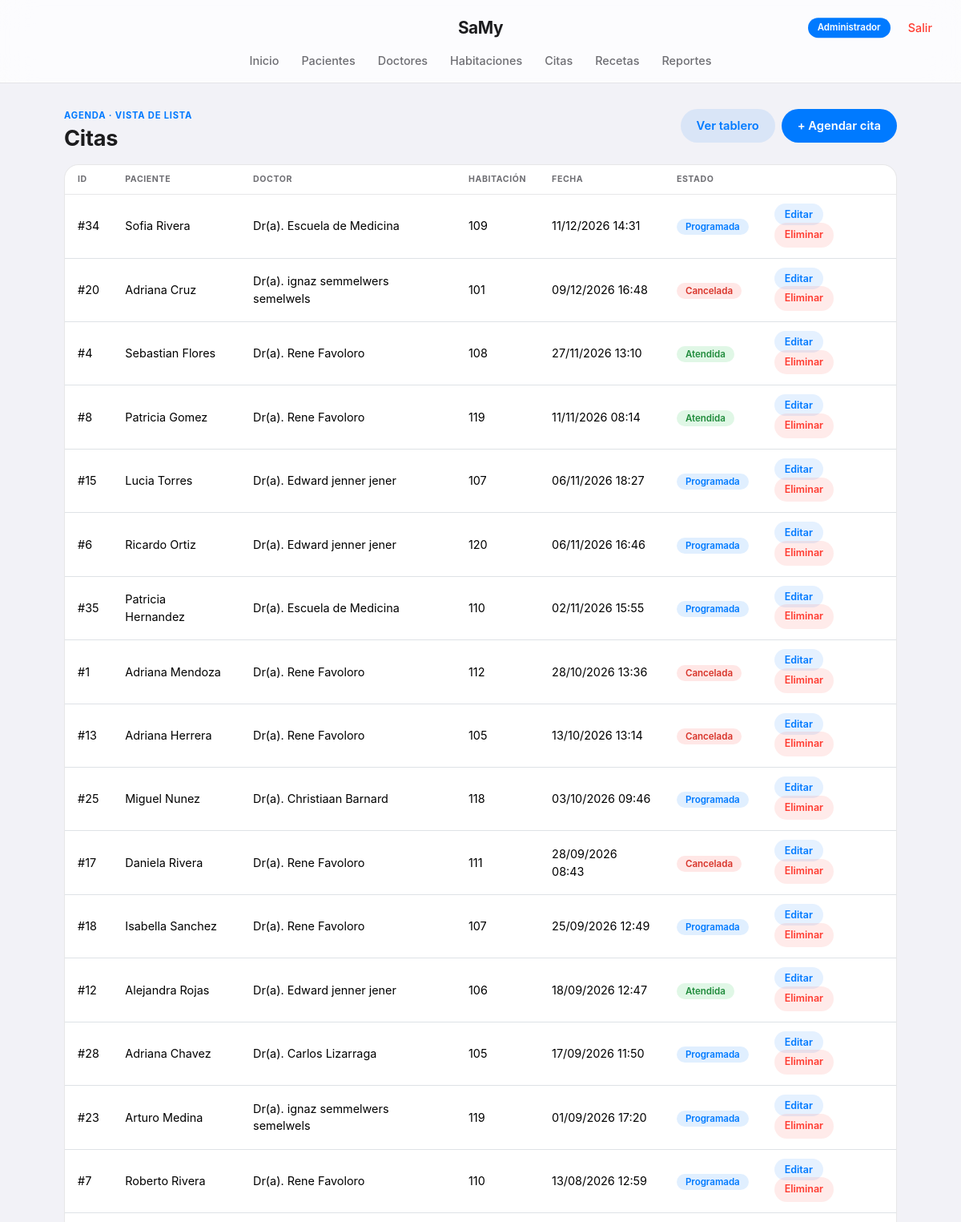
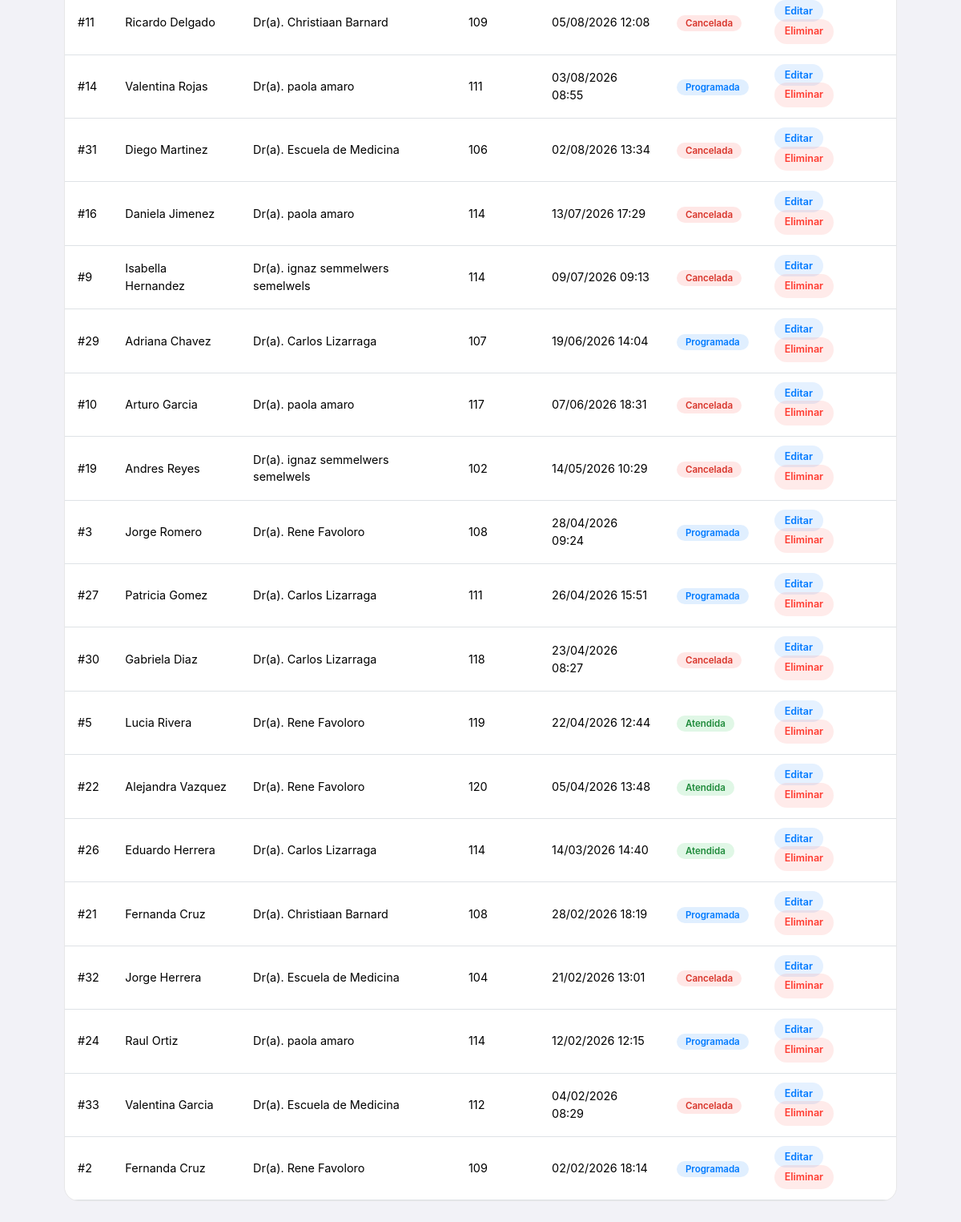
The app's page /citas/listar.php (signed in) with its own data (2 pictures, top to bottom).
### tables this page shows
CREATE TABLE `citas` (
  `id_cita` int(11) NOT NULL,
  `id_paciente` int(11) NOT NULL,
  `id_doctor` int(11) NOT NULL,
  `id_habitacion` int(11) NOT NULL,
  `fecha_cita` datetime NOT NULL,
  `motivo` varchar(150) DEFAULT NULL,
  `estado` enum('Programada','Atendida','Cancelada') NOT NULL DEFAULT 'Programada'
);

CREATE TABLE `pacientes` (
  `id_paciente` int(11) NOT NULL,
  `nombre` varchar(60) NOT NULL,
  `apellido` varchar(60) NOT NULL,
  `fecha_nacimiento` date NOT NULL,
  `sexo` enum('M','F','Otro') NOT NULL,
  `telefono` varchar(15) DEFAULT NULL,
  `direccion` varchar(150) DEFAULT NULL,
  `tipo_sangre` varchar(5) DEFAULT NULL,
  `fecha_registro` timestamp NOT NULL DEFAULT current_timestamp()
);

CREATE TABLE `doctores` (
  `id_doctor` int(11) NOT NULL,
  `nombre` varchar(60) NOT NULL,
  `apellido` varchar(60) NOT NULL,
  `especialidad` varchar(60) DEFAULT NULL,
  `telefono` varchar(15) DEFAULT NULL,
  `cedula_prof` varchar(20) DEFAULT NULL
);

CREATE TABLE `habitaciones` (
  `id_habitacion` int(11) NOT NULL,
  `numero` varchar(10) NOT NULL,
  `tipo` enum('General','Privada','Terapia Intensiva','Urgencias') NOT NULL,
  `estado` enum('Disponible','Ocupada','Mantenimiento') NOT NULL DEFAULT 'Disponible'
);

### config.php (called while the page is built, shortened)
<?php
function esAdmin() {
    return isset($_SESSION['usuario_rol']) && $_SESSION['usuario_rol'] === 'Administrador';
}
?>

### citas/listar.php (the view, shortened to what this page needs)
<?php
require '../config.php';
$raiz = '../';
$sql = "SELECT c.id_cita, c.fecha_cita, c.motivo, c.estado,
               p.nombre AS p_nombre, p.apellido AS p_apellido,
               d.nombre AS d_nombre, d.apellido AS d_apellido,
               h.numero AS hab_numero
        FROM citas c
        INNER JOIN pacientes p ON c.id_paciente = p.id_paciente
        INNER JOIN doctores d ON c.id_doctor = d.id_doctor
        INNER JOIN habitaciones h ON c.id_habitacion = h.id_habitacion
        ORDER BY c.fecha_cita DESC";
$resultado = $conn->query($sql);
$total = $resultado->num_rows;
function pillCita($estado) {
    $map = ['Programada'=>'pill-azul', 'Atendida'=>'pill-verde', 'Cancelada'=>'pill-rojo'];
    return $map[$estado] ?? 'pill-azul';
}
?>
<!DOCTYPE html>
<html lang="es">
<head>
  <link href="https://cdn.jsdelivr.net/npm/bootstrap@5.3.3/dist/css/bootstrap.min.css" rel="stylesheet">
  <link rel="stylesheet" href="../css/style.css">
</head>
<body>
  <?php include '../includes/nav.php'; ?>
  <div class="page-wrap">
    <div class="d-flex justify-content-between align-items-start flex-wrap gap-2 mb-3">
      <div><div class="eyebrow">Agenda · vista de lista</div><h1 class="page-title mb-0">Citas</h1></div>
      <div class="d-flex gap-2">
        <a href="tablero.php" class="btn btn-samy-outline">Ver tablero</a>
        <a href="crear.php" class="btn btn-samy">+ Agendar cita</a>
      </div>
    </div>
    <div class="tabla-envoltorio">
      <table class="table tabla-samy mb-0">
        <thead><tr><th>ID</th><th>Paciente</th><th>Doctor</th><th>Habitación</th><th>Fecha</th><th>Estado</th><th></th></tr></thead>
        <tbody>
        <?php if ($total===0): ?>
          <tr><td colspan="7" class="text-center text-muted py-4">No hay citas registradas.</td></tr>
        <?php else: while($c=$resultado->fetch_assoc()): ?>
          <tr>
            <td>#<?= $c['id_cita'] ?></td>
            <td><?= htmlspecialchars($c['p_nombre'].' '.$c['p_apellido']) ?></td>
            <td>Dr(a). <?= htmlspecialchars($c['d_nombre'].' '.$c['d_apellido']) ?></td>
            <td><?= htmlspecialchars($c['hab_numero']) ?></td>
            <td><?= htmlspecialchars(date('d/m/Y H:i', strtotime($c['fecha_cita']))) ?></td>
            <td><span class="pill <?= pillCita($c['estado']) ?>"><?= htmlspecialchars($c['estado']) ?></span></td>
            <td>
              <?php if (esAdmin()): ?>
              <a class="mini-accion mini-editar" href="editar.php?id=<?= $c['id_cita'] ?>">Editar</a>
              <form action="eliminar.php" method="POST" class="d-inline" onsubmit="return confirm('¿Eliminar esta cita?');">
                <button class="mini-accion mini-eliminar">Eliminar</button>
              </form>
              <?php else: ?>
                <span class="text-muted small">—</span>
              <?php endif; ?>
            </td>
          </tr>
        <?php endwhile; endif; ?>
        </tbody>
      </table>
    </div>
  </div>
</body>
</html>

### includes/nav.php (shortened to what this page needs)
<?php $rolActual = $_SESSION['usuario_rol'] ?? ''; ?>
<nav class="navbar navbar-expand-lg navbar-samy">
  <div class="container-fluid px-4">
    <div class="nav-fila-logo">
      <a class="navbar-brand navbar-brand-centrado" href="<?= $raiz ?>index.php">SaMy</a>
      <div class="nav-esquina">
        <span class="badge-rol"><?= htmlspecialchars($rolActual) ?></span>
        <a class="nav-link nav-salir" href="<?= $raiz ?>logout.php">Salir</a>
      </div>
    </div>
    <div class="collapse navbar-collapse justify-content-center" id="navMenu">
      <ul class="navbar-nav nav-links-centradas align-items-lg-center">
        <li class="nav-item"><a class="nav-link" href="<?= $raiz ?>index.php">Inicio</a></li>
        <li class="nav-item"><a class="nav-link" href="<?= $raiz ?>pacientes/listar.php">Pacientes</a></li>
        <?php if ($rolActual === 'Administrador'): ?>
          <li class="nav-item"><a class="nav-link" href="<?= $raiz ?>doctores/listar.php">Doctores</a></li>
          <li class="nav-item"><a class="nav-link" href="<?= $raiz ?>habitaciones/listar.php">Habitaciones</a></li>
        <?php endif; ?>
        <li class="nav-item"><a class="nav-link" href="<?= $raiz ?>citas/tablero.php">Citas</a></li>
        <li class="nav-item"><a class="nav-link" href="<?= $raiz ?>recetas/listar.php">Recetas</a></li>
        <?php if ($rolActual === 'Administrador'): ?>
          <li class="nav-item"><a class="nav-link" href="<?= $raiz ?>consultas.php">Reportes</a></li>
        <?php endif; ?>
      </ul>
    </div>
  </div>
</nav>

### records on screen
citas: id_cita "34", id_paciente.apellido "Sofia Rivera", id_doctor.apellido "Escuela de Medicina", id_habitacion.numero "109", fecha_cita "11/12/2026 14:31", estado "Programada"
citas: id_cita "20", id_paciente.apellido "Adriana Cruz", id_doctor.apellido "ignaz semmelwers semelwels", id_habitacion.numero "101", fecha_cita "09/12/2026 16:48", estado "Cancelada"
citas: id_cita "4", id_paciente.apellido "Sebastian Flores", id_doctor.apellido "Rene Favoloro", id_habitacion.numero "108", fecha_cita "27/11/2026 13:10", estado "Atendida"
citas: id_cita "8", id_paciente.apellido "Patricia Gomez", id_doctor.apellido "Rene Favoloro", id_habitacion.numero "119", fecha_cita "11/11/2026 08:14", estado "Atendida"
citas: id_cita "15", id_paciente.apellido "Lucia Torres", id_doctor.apellido "Edward jenner jener", id_habitacion.numero "107", fecha_cita "06/11/2026 18:27", estado "Programada"
citas: id_cita "6", id_paciente.apellido "Ricardo Ortiz", id_doctor.apellido "Edward jenner jener", id_habitacion.numero "120", fecha_cita "06/11/2026 16:46", estado "Programada"
citas: id_cita "35", id_paciente.apellido "Patricia Hernandez", id_doctor.apellido "Escuela de Medicina", id_habitacion.numero "110", fecha_cita "02/11/2026 15:55", estado "Programada"
citas: id_cita "1", id_paciente.apellido "Adriana Mendoza", id_doctor.apellido "Rene Favoloro", id_habitacion.numero "112", fecha_cita "28/10/2026 13:36", estado "Cancelada"
citas: id_cita "13", id_paciente.apellido "Adriana Herrera", id_doctor.apellido "Rene Favoloro", id_habitacion.numero "105", fecha_cita "13/10/2026 13:14", estado "Cancelada"
citas: id_cita "25", id_paciente.apellido "Miguel Nunez", id_doctor.apellido "Christiaan Barnard", id_habitacion.numero "118", fecha_cita "03/10/2026 09:46", estado "Programada"
citas: id_cita "17", id_paciente.apellido "Daniela Rivera", id_doctor.apellido "Rene Favoloro", id_habitacion.numero "111", fecha_cita "28/09/2026 08:43", estado "Cancelada"
citas: id_cita "18", id_paciente.apellido "Isabella Sanchez", id_doctor.apellido "Rene Favoloro", id_habitacion.numero "107", fecha_cita "25/09/2026 12:49", estado "Programada"
citas: id_cita "12", id_paciente.apellido "Alejandra Rojas", id_doctor.apellido "Edward jenner jener", id_habitacion.numero "106", fecha_cita "18/09/2026 12:47", estado "Atendida"
citas: id_cita "28", id_paciente.apellido "Adriana Chavez", id_doctor.apellido "Carlos Lizarraga", id_habitacion.numero "105", fecha_cita "17/09/2026 11:50", estado "Programada"
citas: id_cita "23", id_paciente.apellido "Arturo Medina", id_doctor.apellido "ignaz semmelwers semelwels", id_habitacion.numero "119", fecha_cita "01/09/2026 17:20", estado "Programada"
citas: id_cita "7", id_paciente.apellido "Roberto Rivera", id_doctor.apellido "Rene Favoloro", id_habitacion.numero "110", fecha_cita "13/08/2026 12:59", estado "Programada"
citas: id_cita "11", id_paciente.apellido "Ricardo Delgado", id_doctor.apellido "Christiaan Barnard", id_habitacion.numero "109", fecha_cita "05/08/2026 12:08", estado "Cancelada"
citas: id_cita "14", id_paciente.apellido "Valentina Rojas", id_doctor.apellido "paola amaro", id_habitacion.numero "111", fecha_cita "03/08/2026 08:55", estado "Programada"
citas: id_cita "31", id_paciente.apellido "Diego Martinez", id_doctor.apellido "Escuela de Medicina", id_habitacion.numero "106", fecha_cita "02/08/2026 13:34", estado "Cancelada"
citas: id_cita "16", id_paciente.apellido "Daniela Jimenez", id_doctor.apellido "paola amaro", id_habitacion.numero "114", fecha_cita "13/07/2026 17:29", estado "Cancelada"
citas: id_cita "9", id_paciente.apellido "Isabella Hernandez", id_doctor.apellido "ignaz semmelwers semelwels", id_habitacion.numero "114", fecha_cita "09/07/2026 09:13", estado "Cancelada"
citas: id_cita "29", id_paciente.apellido "Adriana Chavez", id_doctor.apellido "Carlos Lizarraga", id_habitacion.numero "107", fecha_cita "19/06/2026 14:04", estado "Programada"
citas: id_cita "10", id_paciente.apellido "Arturo Garcia", id_doctor.apellido "paola amaro", id_habitacion.numero "117", fecha_cita "07/06/2026 18:31", estado "Cancelada"
citas: id_cita "19", id_paciente.apellido "Andres Reyes", id_doctor.apellido "ignaz semmelwers semelwels", id_habitacion.numero "102", fecha_cita "14/05/2026 10:29", estado "Cancelada"
citas: id_cita "3", id_paciente.apellido "Jorge Romero", id_doctor.apellido "Rene Favoloro", id_habitacion.numero "108", fecha_cita "28/04/2026 09:24", estado "Programada"
citas: id_cita "27", id_paciente.apellido "Patricia Gomez", id_doctor.apellido "Carlos Lizarraga", id_habitacion.numero "111", fecha_cita "26/04/2026 15:51", estado "Programada"
citas: id_cita "30", id_paciente.apellido "Gabriela Diaz", id_doctor.apellido "Carlos Lizarraga", id_habitacion.numero "118", fecha_cita "23/04/2026 08:27", estado "Cancelada"
citas: id_cita "5", id_paciente.apellido "Lucia Rivera", id_doctor.apellido "Rene Favoloro", id_habitacion.numero "119", fecha_cita "22/04/2026 12:44", estado "Atendida"
citas: id_cita "22", id_paciente.apellido "Alejandra Vazquez", id_doctor.apellido "Rene Favoloro", id_habitacion.numero "120", fecha_cita "05/04/2026 13:48", estado "Atendida"
citas: id_cita "26", id_paciente.apellido "Eduardo Herrera", id_doctor.apellido "Carlos Lizarraga", id_habitacion.numero "114", fecha_cita "14/03/2026 14:40", estado "Atendida"
citas: id_cita "21", id_paciente.apellido "Fernanda Cruz", id_doctor.apellido "Christiaan Barnard", id_habitacion.numero "108", fecha_cita "28/02/2026 18:19", estado "Programada"
citas: id_cita "32", id_paciente.apellido "Jorge Herrera", id_doctor.apellido "Escuela de Medicina", id_habitacion.numero "104", fecha_cita "21/02/2026 13:01", estado "Cancelada"
citas: id_cita "24", id_paciente.apellido "Raul Ortiz", id_doctor.apellido "paola amaro", id_habitacion.numero "114", fecha_cita "12/02/2026 12:15", estado "Programada"
citas: id_cita "33", id_paciente.apellido "Valentina Garcia", id_doctor.apellido "Escuela de Medicina", id_habitacion.numero "112", fecha_cita "04/02/2026 08:29", estado "Cancelada"
citas: id_cita "2", id_paciente.apellido "Fernanda Cruz", id_doctor.apellido "Rene Favoloro", id_habitacion.numero "109", fecha_cita "02/02/2026 18:14", estado "Programada"

### other values on screen
$rolActual "Administrador"
